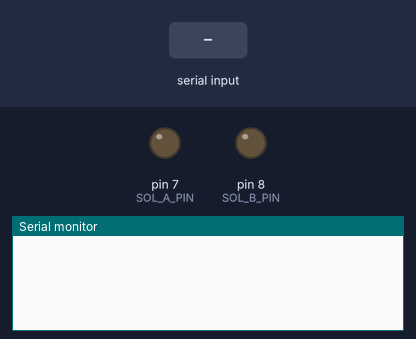
A sketch run on a simulated Arduino Uno, built with avr-gcc and run on an emulated ATmega328P. On the bench: output pins drawn as LEDs (lit = HIGH), the last lines printed to the serial monitor. The test bench sets the inputs (shaded band).

Above: at 1.2 s.
1.3 s: "info\n" received over Serial
At 1.8 s:
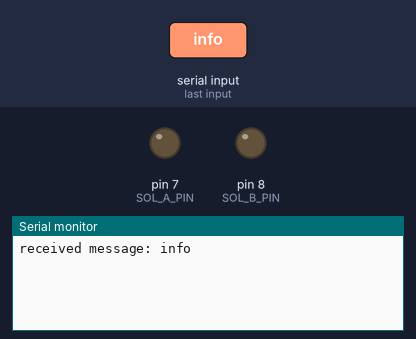
2.8 s: "1\n" received over Serial
At 3.8 s:
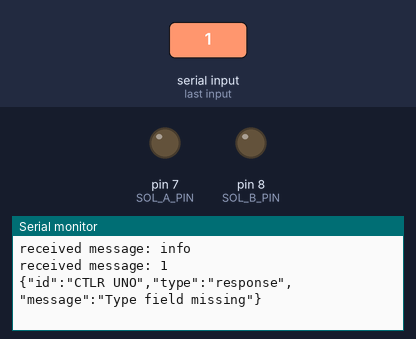

The sketch:

controller.ino
```cpp
#include <ArduinoJson.h>

#define MYID "CTLR UNO"
#define SOL_A_PIN 7
#define SOL_B_PIN 8

String err_message = "";
String message = "";

void setup()
{
  pinMode(SOL_A_PIN, OUTPUT);
  pinMode(SOL_B_PIN, OUTPUT);
  Serial.begin(9600);
}

void loop()
{

  bool ignore = false;
  err_message = "OK";
  //bool messageReady = false;

  // RESPOND TO REQUEST FROM SHIELD (from server)
  while (!Serial.available()) {}

  message = Serial.readStringUntil('\n');

  //if (messageReady){
  Serial.print("received message: ");
  Serial.println(message);
  Serial.flush();
  StaticJsonDocument<100> doc;
  DeserializationError error = deserializeJson(doc, message);
  if(error) {
    // Print response so shield can see
    err_message = "DeserializeJson failed";
  } else {
    if (!doc.containsKey("type")) {
      err_message = "Type field missing";
    } else {

      if (doc["type"] == "info") {
        ignore = true;
      } else {
        if (!doc.containsKey("zone") || !doc.containsKey("amount (L)")) {
          err_message = "Missing ZONE or AMOUNT (L) keys";
        }

        // If no error, call solenoid ctl based on message
        int error = solenoid_ctl(doc["zone"], doc["amount (L)"]);
        if (error) {
          err_message = "Solenoid control unsuccessful";
        }
      }
    }
    //}

    if (!ignore) {
      // Ack in serial
      StaticJsonDocument<100> resp_doc;
      resp_doc["id"] = MYID;
      resp_doc["type"] = "response";
      resp_doc["message"] = err_message;
      serializeJson(resp_doc, Serial);
      Serial.println("");
      Serial.flush();
    }
  }
}

int solenoid_ctl(String zone, float amount) {

  digitalWrite(SOL_A_PIN, HIGH);
  delay(500);
  digitalWrite(SOL_A_PIN, LOW);

  /*if (!strcmp(zone, "A")) {
    digitalWrite(SOL_A_PIN, HIGH);
    delay(500);
    digitalWrite(SOL_A_PIN, LOW);
  } else {
    digitalWrite(SOL_B_PIN, HIGH);
    delay(500);
    digitalWrite(SOL_B_PIN, LOW);
  }*/

  return 0;
}
```

Measured:
- after the input at 1.3 s, the serial monitor: prints a new line at once (image 1)
- after the input at 2.8 s, the serial monitor: prints a new line at once (image 2)
